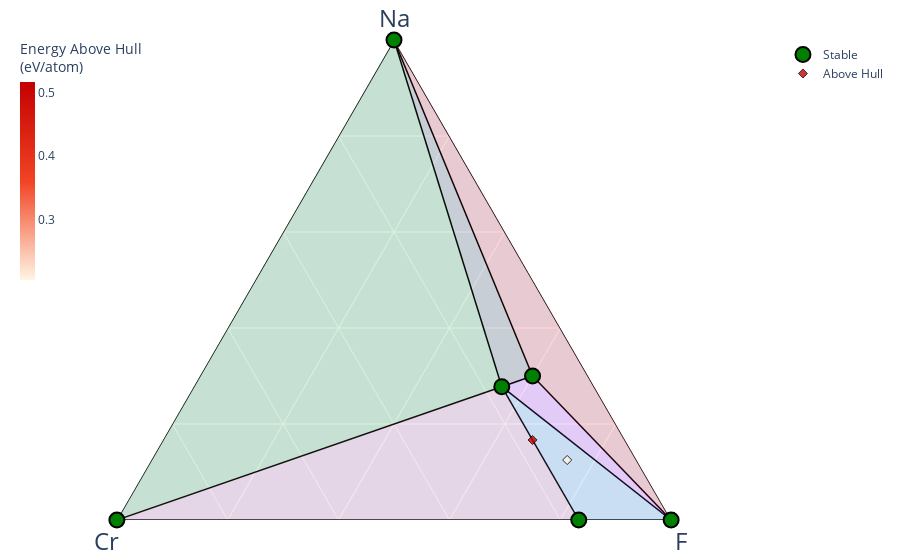

The notebook cell saved with this chart:
### Code cell
from pymatgen.analysis.phase_diagram import Composition
entries =[PDEntry(k,v) for k,v in input_data.items()]

phase_diagram_1 = PhaseDiagram(entries)
plotter_1 = PDPlotter(phase_diagram_1, show_unstable=True, label_unstable=False, label_stable=True, markersize=20)
plotter_1.show() 
#plotter_1.write_image( stream = 'CaxMn2F7', image_format = 'svg')
print(phase_diagram_1.stable_entries)

### Figure 1 — Plotly figure (JSON) as saved in the notebook; plotly's stock layout.template omitted (floating-point values rounded to 4 significant figures)
{"data": [{"a": [0, 0, null, 5, 1, null, 0, 1, null, 3, 0, null, 5, 0, null, 0, 0, null, 3, 5, null, 5, 0, null, 0, 5, null, 3, 1, null, 0, 1, null], "b": [1, 1, null, 3, 0, null, 0, 0, null, 1, 0, null, 3, 1, null, 1, 0, null, 1, 3, null, 3, 0, null, 1, 3, null, 1, 0, null, 1, 0, null], "c": [5, 0, null, 10, 0, null, 2, 0, null, 6, 2, null, 10, 0, null, 5, 2, null, 6, 10, null, 10, 2, null, 5, 10, null, 6, 0, null, 0, 0, null], "hoverinfo": "none", "line": {"color": "black", "width": 1.5}, "mode": "lines", "showlegend": false, "type": "scatterternary"}, {"a": [0, 0, 5], "b": [1, 0, 3], "c": [5, 2, 10], "fill": "toself", "fillcolor": "#2E91E5", "hovertemplate": "<extra></extra>", "line": {"width": 0}, "mode": "lines", "name": "CrF<sub>5</sub>—F<sub>2</sub>—Na<sub>5</sub>Cr<sub>3</sub>F<sub>10</sub>", "opacity": 0.15, "showlegend": false, "type": "scatterternary"}, {"a": [0, 0, 5], "b": [1, 1, 3], "c": [0, 5, 10], "fill": "toself", "fillcolor": "#E15F99", "hovertemplate": "<extra></extra>", "line": {"width": 0}, "mode": "lines", "name": "Cr—CrF<sub>5</sub>—Na<sub>5</sub>Cr<sub>3</sub>F<sub>10</sub>", "opacity": 0.15, "showlegend": false, "type": "scatterternary"}, {"a": [0, 1, 5], "b": [1, 0, 3], "c": [0, 0, 10], "fill": "toself", "fillcolor": "#1CA71C", "hovertemplate": "<extra></extra>", "line": {"width": 0}, "mode": "lines", "name": "Cr—Na—Na<sub>5</sub>Cr<sub>3</sub>F<sub>10</sub>", "opacity": 0.15, "showlegend": false, "type": "scatterternary"}, {"a": [0, 1, 3], "b": [0, 0, 1], "c": [2, 0, 6], "fill": "toself", "fillcolor": "#FB0D0D", "hovertemplate": "<extra></extra>", "line": {"width": 0}, "mode": "lines", "name": "F<sub>2</sub>—Na—Na<sub>3</sub>CrF<sub>6</sub>", "opacity": 0.15, "showlegend": false, "type": "scatterternary"}, {"a": [0, 3, 5], "b": [0, 1, 3], "c": [2, 6, 10], "fill": "toself", "fillcolor": "#DA16FF", "hovertemplate": "<extra></extra>", "line": {"width": 0}, "mode": "lines", "name": "F<sub>2</sub>—Na<sub>3</sub>CrF<sub>6</sub>—Na<sub>5</sub>Cr<sub>3</sub>F<sub>10</sub>", "opacity": 0.15, "showlegend": false, "type": "scatterternary"}, {"a": [1, 3, 5], "b": [0, 1, 3], "c": [0, 6, 10], "fill": "toself", "fillcolor": "#222A2A", "hovertemplate": "<extra></extra>", "line": {"width": 0}, "mode": "lines", "name": "Na—Na<sub>3</sub>CrF<sub>6</sub>—Na<sub>5</sub>Cr<sub>3</sub>F<sub>10</sub>", "opacity": 0.15, "showlegend": false, "type": "scatterternary"}, {"a": [0, 0, 5, 1, 0, 3], "b": [1, 1, 3, 0, 0, 1], "c": [5, 0, 10, 0, 2, 6], "cliponaxis": false, "hoverinfo": "text", "hoverlabel": {"font": {"size": 14}}, "hovertext": ["CrF<sub>5</sub> (no ID) <br> -2.182 eV/atom (Stable)", "Cr (no ID) <br> 0.0 eV/atom (Stable)", "Na<sub>5</sub>Cr<sub>3</sub>F<sub>10</sub> (no ID) <br> -4.517 eV/atom (Stable)", "Na (no ID) <br> 0.0 eV/atom (Stable)", "F<sub>2</sub> (no ID) <br> 0.0 eV/atom (Stable)", "Na<sub>3</sub>CrF<sub>6</sub> (no ID) <br> -3.089 eV/atom (Stable)"], "marker": {"color": "green", "line": {"color": "black", "width": 2}, "size": 15, "symbol": "circle"}, "mode": "markers", "name": "Stable", "showlegend": true, "type": "scatterternary"}, {"a": [1, 1], "b": [1, 1], "c": [4, 6], "cliponaxis": false, "hoverinfo": "text", "hoverlabel": {"font": {"size": 14}}, "hovertext": ["NaCrF<sub>4</sub> (no ID) <br> -3.066 eV/atom (+0.517 eV/atom)", "NaCrF<sub>6</sub> (no ID) <br> -2.483 eV/atom (+0.204 eV/atom)"], "marker": {"color": [0.517, 0.204], "colorbar": {"len": 0.5, "thickness": 0.02, "thicknessmode": "fraction", "title": {"text": "Energy Above Hull<br>(eV/atom)"}, "x": 0, "xpad": 0, "y": 1, "yanchor": "top", "ypad": 0}, "colorscale": [[0, "#fff5e3"], [0.5, "#f24324"], [1, "#c40000"]], "line": {"color": "black", "width": 1}, "opacity": 0.8, "size": 7, "symbol": "diamond"}, "mode": "markers", "name": "Above Hull", "showlegend": true, "type": "scatterternary"}], "layout": {"autosize": true, "coloraxis": {"colorbar": {"x": 1, "y": 0.05, "yanchor": "top"}}, "margin": {"b": 40, "l": 20, "r": 20, "t": 40}, "paper_bgcolor": "rgba(0,0,0,0)", "plot_bgcolor": "rgba(0,0,0,0)", "showlegend": true, "ternary": {"aaxis": {"layer": "below traces", "showgrid": true, "showticklabels": true, "tickfont": {"color": "rgba(0,0,0,0)", "size": 7}, "title": {"font": {"size": 24}, "text": "Na"}}, "baxis": {"layer": "below traces", "min": 0, "showgrid": true, "showticklabels": true, "tickfont": {"color": "rgba(0,0,0,0)", "size": 7}, "title": {"font": {"size": 24}, "text": "Cr"}}, "caxis": {"layer": "below traces", "min": 0, "showgrid": true, "showticklabels": true, "tickfont": {"color": "rgba(0,0,0,0)", "size": 7}, "title": {"font": {"size": 24}, "text": "F"}}, "sum": 1}}}
